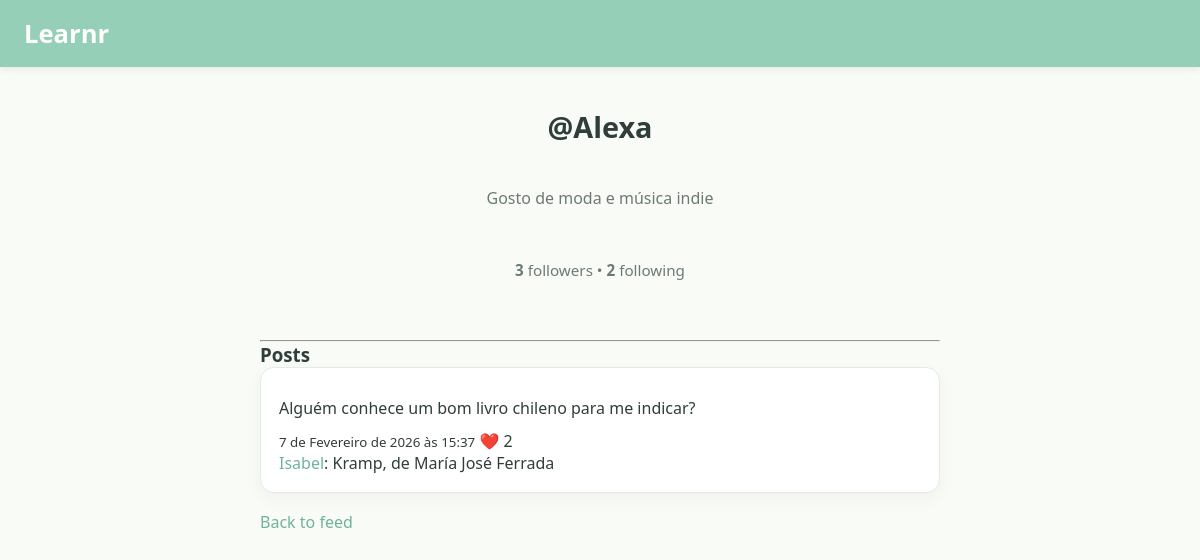
The app's page /perfil/6/ with its own data.
### core/models.py (models this page shows, shortened)
class Perfil(models.Model):
    usuario = models.OneToOneField(User, on_delete=models.CASCADE, related_name="perfil")
    bio = models.TextField(max_length=500, blank=True, default="")
    foto = models.ImageField(upload_to="fotos_perfil/", null=True, blank=True)
    criado_em = models.DateTimeField(auto_now_add=True)
    atualizado_em = models.DateTimeField(auto_now=True)

class Post(models.Model):
    autor = models.ForeignKey(User, on_delete=models.CASCADE)
    texto = models.TextField()
    criado_em = models.DateTimeField(auto_now_add=True)
    curtidas = models.ManyToManyField(User, related_name="curtidas", blank=True)

class Comentario(models.Model):
    autor = models.ForeignKey(User, on_delete=models.CASCADE)
    post = models.ForeignKey(Post, on_delete=models.CASCADE, related_name="comentarios")
    texto = models.TextField()
    criado_em = models.DateTimeField(auto_now_add=True)

### core/views.py (the view)
# urls.py: path("perfil/<int:user_id>/", views.perfil, name="profile"),
def perfil(request, user_id):
    usuario = get_object_or_404(User, id=user_id)
    posts = Post.objects.filter(autor=usuario).order_by("-criado_em")
    seguidores = Seguidor.objects.filter(seguindo=usuario).count()
    seguindo = Seguidor.objects.filter(seguidor=usuario).count()
    seguindo_usuario = False
    if request.user.is_authenticated:
        seguindo_usuario = Seguidor.objects.filter(
            seguidor=request.user,
            seguindo=usuario
        ).exists()
    perfil, _ = Perfil.objects.get_or_create(usuario=usuario)
    context = {
        "usuario": usuario,
        "perfil": perfil,
        "posts": posts,
        "seguidores": seguidores,
        "seguindo": seguindo,
        "seguindo_usuario": seguindo_usuario,
    }
    return render(request, "perfil.html", context)

### core/templates/perfil.html (shortened to what this page needs)
<!DOCTYPE html>
<html>
<head>
    {% load static %}
    <link rel="stylesheet" href="{% static 'estilo.css' %}">
</head>
<body>
    <header>
        <h1>Learnr</h1>
    </header>
    <div class="container">
        <div class="profile-header">
            <h2>@{{ usuario.username }}</h2>
            {% if perfil.bio %}
                <p class="bio">{{ perfil.bio }}</p>
            {% endif %}
            <p class="seguidor-info">
                <strong>{{ seguidores }}</strong> followers •
                <strong>{{ seguindo }}</strong> following
            </p>
        </div>
        <hr>
        <h3>Posts</h3>
        {% for post in posts %}
            <div class="post">
                <div class="post-text">
                    {{ post.texto }}
                </div>
                <small>{{ post.criado_em }}</small>
                {% if user.is_authenticated %}
                    <a class="button" href="{% url 'like_post' post.id %}">
                        ❤️ {{ post.curtidas.count }}
                    </a>
                {% else %}
                    <span>❤️ {{ post.curtidas.count }}</span>
                {% endif %}
                <div class="comentarios-section">
                    {% for comentario in post.comentarios.all %}
                        <p>
                            <strong><a href="{% url 'profile' comentario.autor.id %}">{{ comentario.autor }}</a></strong>: {{ comentario.texto }}
                        </p>
                    {% endfor %}
                </div>
            </div>
        {% empty %}
            <p>This user has not posted anything yet.</p>
        {% endfor %}
        <p><a href="/">Back to feed</a></p>
    </div>
</body>
</html>

### core/static/estilo.css (style rules this page uses)
:root { --verde-principal: #95CFB7; --verde-escuro: #6fb39a; --amarelo-suave: #FFF7BD; --fundo: #f9fbf7; --card: #ffffff; --texto-principal: #2f3e3a; --texto-secundario: #6c7a75; --borda: #e4ebe7; }
* { margin: 0; padding: 0; box-sizing: border-box; font-family: "Segoe UI", Roboto, sans-serif; }
body { background: var(--fundo); color: var(--texto-principal); }
header { background: var(--verde-principal); padding: 16px 24px; box-shadow: 0 2px 8px rgba(0,0,0,0.08); position: sticky; top: 0; z-index: 10; }
header h1 { color: white; font-size: 1.6rem; font-weight: 600; }
.container { max-width: 720px; margin: 40px auto; padding: 0 20px; justify-content: center; }
.post { background: var(--card); border-radius: 14px; padding: 18px; margin-bottom: 18px; border: 1px solid var(--borda); box-shadow: 0 6px 18px rgba(0,0,0,0.04); transition: transform 0.15s ease, box-shadow 0.15s ease; }
.post-text { font-size: 1rem; margin: 10px 0; line-height: 1.5; }
a { color: var(--verde-escuro); text-decoration: none; font-weight: 500; }
.profile-header { text-align: center; margin-bottom: 60px; }
.profile-header h2 { font-size: 1.8rem; margin-bottom: 40px; color: var(--texto-principal); }
.profile-header .bio { font-size: 1rem; color: var(--texto-secundario); line-height: 1.6; margin-bottom: 48px; max-width: 500px; margin-left: auto; margin-right: auto; }
.seguidor-info { font-size: 0.95rem; color: var(--texto-secundario); margin-bottom: 48px; }

### records on screen
Perfil: bio "Gosto de moda e música indie"
Post: texto "Alguém conhece um bom livro chileno para me indicar?", criado_em "7 de Fevereiro de 2026 às 15:37", curtidas.count "2"
Comentario: autor "Isabel", texto "Kramp, de María José Ferrada"

### other values on screen
{{ usuario.username }} "Alexa"
{{ seguidores }} "3"
{{ seguindo }} "2"
